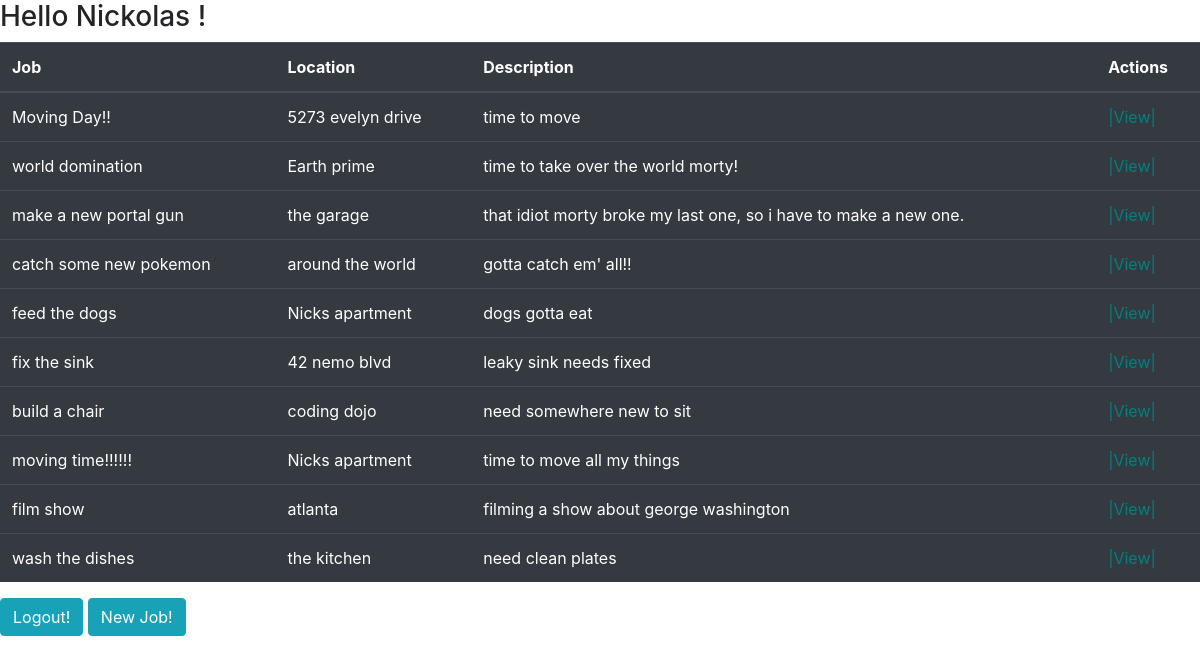
The app's page /dashboard (signed in) with its own data.
### handy_app/models.py (models this page shows)
class User(models.Model):
    first_name = models.CharField(max_length=255)
    last_name = models.CharField(max_length=255)
    email = models.EmailField(max_length=254)
    password = models.CharField(max_length=255)
    created_at = models.DateTimeField(auto_now_add=True)
    updated_at = models.DateTimeField(auto_now=True)
    objects = UserManager()

class Job(models.Model):
    title = models.CharField(max_length=255)
    desc = models.TextField()
    location = models.EmailField(max_length=254)
    created_by = models.ForeignKey(User, related_name='jobs', on_delete=models.CASCADE)
    created_at = models.DateTimeField(auto_now_add=True)
    updated_at = models.DateTimeField(auto_now=True)
    objects = JobManager()

### handy_app/views.py (the view)
# urls.py: path('dashboard', views.dashboard),
def dashboard(request):
    if 'user_id' not in request.session:
        return redirect('/')
    context = {
        'current_user': User.objects.get(id=request.session['user_id']),
        'jobs': Job.objects.all()
    }
    return render(request, 'dashboard.htm', context)

### handy_app/templates/dashboard.htm (shortened to what this page needs)
<!DOCTYPE html>
<html>
    <head>
        <link rel="stylesheet" href="https://stackpath.bootstrapcdn.com/bootstrap/4.3.1/css/bootstrap.min.css">
    </head>
    <body>
        <div>
            <h3>Hello {{ current_user.first_name }} !</h3>
        </div>
        <div>
            <table class="table table-dark">
                <thead>
                   <th scope="col">Job</th>
                   <th scope="col">Location</th>
                   <th scope="col"> Description</th>
                   <th scope="col">Actions</th>
                </thead>
                <tbody>
                   {% for job in jobs %}
                   <tr>
                       <td>{{ job.title }}</td>
                       <td>{{ job.location }}</td>
                       <td>{{ job.desc }}</td>
                       <td><a href="/jobs/{{job.id}}" style="color: teal;">|View|</a>
                    </td>
                   </tr>
                   {% endfor %}
                </tbody>
            </table>
        </div>
        <div>
            <button class="btn btn-info"><a href="/logout" style= "color: white; text-decoration: none">Logout!</a></button>
            <button class="btn btn-info"><a href="/jobs/new" style= "color: white; text-decoration: none">New Job!</a></button>
        </div>
    </body>
</html>

### records on screen
User: first_name "Nickolas"
Job: title "Moving Day!!", location "5273 evelyn drive", desc "time to move"
Job: title "world domination", location "Earth prime", desc "time to take over the world morty!"
Job: title "make a new portal gun", location "the garage", desc "that idiot morty broke my last one, so i have to make a new one."
Job: title "catch some new pokemon", location "around the world", desc "gotta catch em' all!!"
Job: title "feed the dogs", location "Nicks apartment", desc "dogs gotta eat"
Job: title "fix the sink", location "42 nemo blvd", desc "leaky sink needs fixed"
Job: title "build a chair", location "coding dojo", desc "need somewhere new to sit"
Job: title "moving time!!!!!!", location "Nicks apartment", desc "time to move all my things"
Job: title "film show", location "atlanta", desc "filming a show about george washington"
Job: title "wash the dishes", location "the kitchen", desc "need clean plates"
